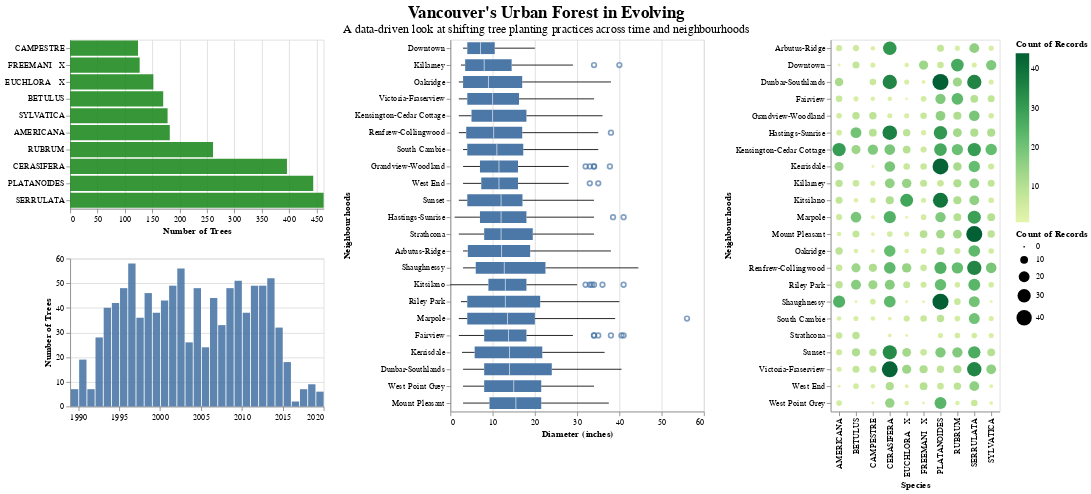

Notebook source saved alongside this figure:
### Markdown cell above
## Interactive Dashboard

- Combine the visualizations that you made in your report into an interactive panel and add some interactive components (choose all 4 or just 2 plots)
- Have at least 2 widgets (Example: drop-down menu, slider, check box, clickable legend) and one plot that acts as a selection tool (Example: clicking on one plot will change the data displayed in another plot). (this requirement is the same for 4 or 2 plots)
- For 4 Plots: have one plot that changes based on a selection in the other plot.
- For 2: have one plot that changes based on a selection in the other plot, and both plots interactive with a selection widget)
- All plots should have clear titles/labels/selection tools.

### Code cell
species = sorted(trees_df['species_name'].unique())

species_dropdown = alt.binding_select(name = 'Species ', options = species)

select_species = alt.selection_single(fields = ['species_name'], bind = species_dropdown)

dashboard = top_species & bar_slider.properties(height = 175) | median_diameter.properties(width = 300) | species_dist.add_selection(select_species).transform_filter(select_species)

dashboard.properties(title = alt.TitleParams("Vancouver's Urban Forest in Evolving", 
                                             anchor = 'middle', 
                                             subtitle = 'A data-driven look at shifting tree planting practices across time and neighbourhoods',
                                             fontSize = 20, subtitleFontSize= 14
                                            ))

### Figure 1 — Vega-Lite specification as saved in the notebook (floating-point values rounded to 4 significant figures; data arrays with more than 128 entries replaced by an {"elided": "..."} marker saying what was removed)
{"config": {"view": {"continuousWidth": 300, "continuousHeight": 300}}, "hconcat": [{"vconcat": [{"mark": {"type": "bar", "color": "forestgreen"}, "encoding": {"opacity": {"condition": {"param": "param_1", "value": 0.9}, "value": 0.05}, "tooltip": [{"aggregate": "count", "title": "Number of Trees", "type": "quantitative"}], "x": {"aggregate": "count", "scale": {"domain": [0, 463.0]}, "title": "Number of Trees", "type": "quantitative"}, "y": {"field": "species_name", "sort": "x", "title": null, "type": "nominal"}}, "name": "view_4", "transform": [{"filter": {"param": "param_2"}}]}, {"mark": {"type": "bar"}, "encoding": {"opacity": {"condition": {"param": "param_2", "value": 0.9}, "value": 0.05}, "x": {"axis": {"grid": false}, "field": "date_planted", "timeUnit": "year", "title": null, "type": "temporal"}, "y": {"aggregate": "count", "scale": {"domain": [0, 60]}, "title": "Number of Trees", "type": "quantitative"}}, "height": 175, "name": "view_5", "transform": [{"filter": {"param": "param_1"}}]}]}, {"mark": {"type": "boxplot"}, "encoding": {"x": {"field": "diameter", "title": "Diameter (inches)", "type": "quantitative"}, "y": {"field": "name", "sort": ["Downtown", "Killarney", "Oakridge", "Victoria-Fraserview", "Kensington-Cedar Cottage", "Renfrew-Collingwood", "South Cambie", "Grandview-Woodland", "West End", "Sunset", "Hastings-Sunrise", "Strathcona", "Arbutus-Ridge", "Shaughnessy", "Kitsilano", "Riley Park", "Marpole", "Fairview", "Kerrisdale", "Dunbar-Southlands", "West Point Grey", "Mount Pleasant"], "title": "Neighbourhoods", "type": "nominal"}}, "transform": [{"filter": {"param": "param_1"}}], "width": 300}, {"mark": {"type": "circle"}, "encoding": {"color": {"aggregate": "count", "scale": {"scheme": "yellowgreen"}, "type": "quantitative"}, "size": {"aggregate": "count", "type": "quantitative"}, "tooltip": [{"field": "name", "title": "Neighbourhood Name", "type": "nominal"}, {"field": "species_name", "title": "Species Name", "type": "nominal"}, {"aggregate": "median", "field": "diameter", "title": "Median diameter", "type": "quantitative"}], "x": {"field": "species_name", "title": "Species", "type": "nominal"}, "y": {"field": "name", "title": "Neighbourhoods", "type": "nominal"}}, "name": "view_6", "transform": [{"filter": {"param": "param_3"}}]}], "data": {"name": "data-4aa22b6c64c33bb8df5a18e70424c674"}, "params": [{"name": "param_1", "select": {"type": "point", "fields": ["species_name"]}, "views": ["view_4"]}, {"name": "param_2", "select": {"type": "interval"}, "views": ["view_5"]}, {"name": "param_3", "select": {"type": "point", "fields": ["species_name"]}, "bind": {"input": "select", "options": ["AMERICANA", "BETULUS", "CAMPESTRE", "CERASIFERA", "EUCHLORA   X", "FREEMANI   X", "PLATANOIDES", "RUBRUM", "SERRULATA", "SYLVATICA"], "name": "Species "}, "views": ["view_6"]}], "title": {"text": "Vancouver's Urban Forest in Evolving", "anchor": "middle", "fontSize": 20, "subtitle": "A data-driven look at shifting tree planting practices across time and neighbourhoods", "subtitleFontSize": 14}, "$schema": "https://vega.github.io/schema/vega-lite/v5.20.1.json", "datasets": {"data-4aa22b6c64c33bb8df5a18e70424c674": {"elided": "2497 records"}}}
